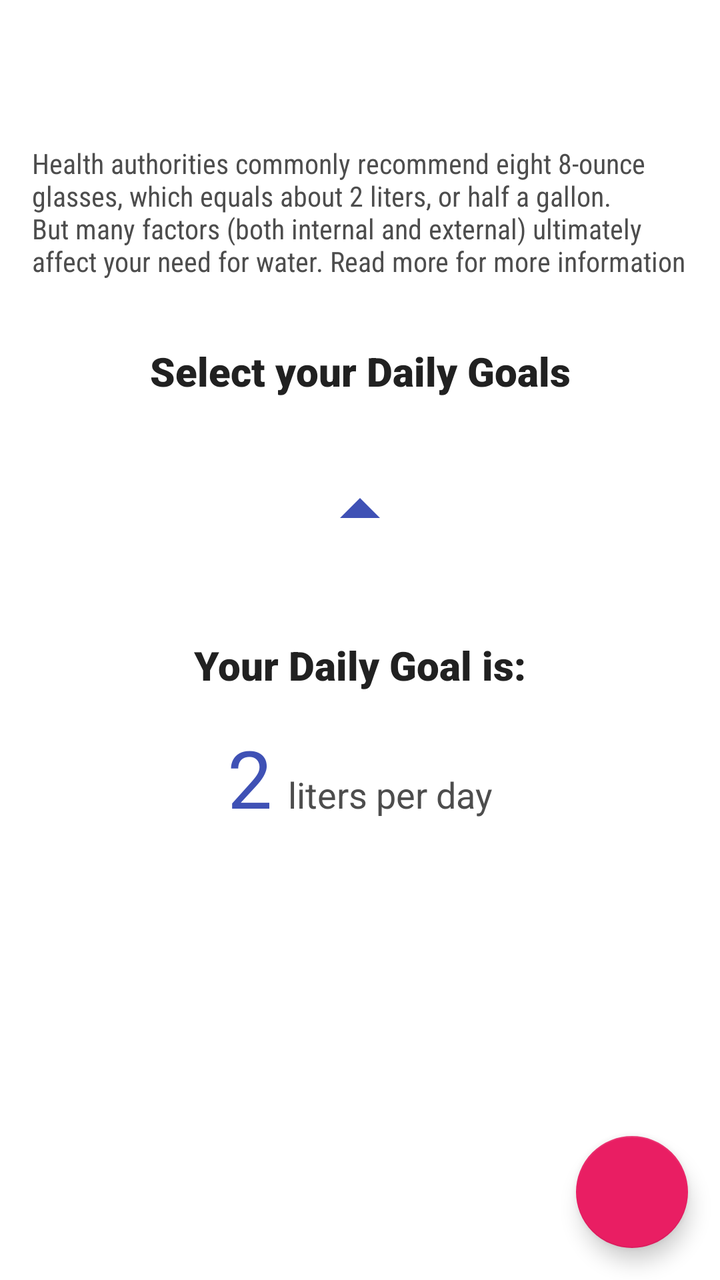
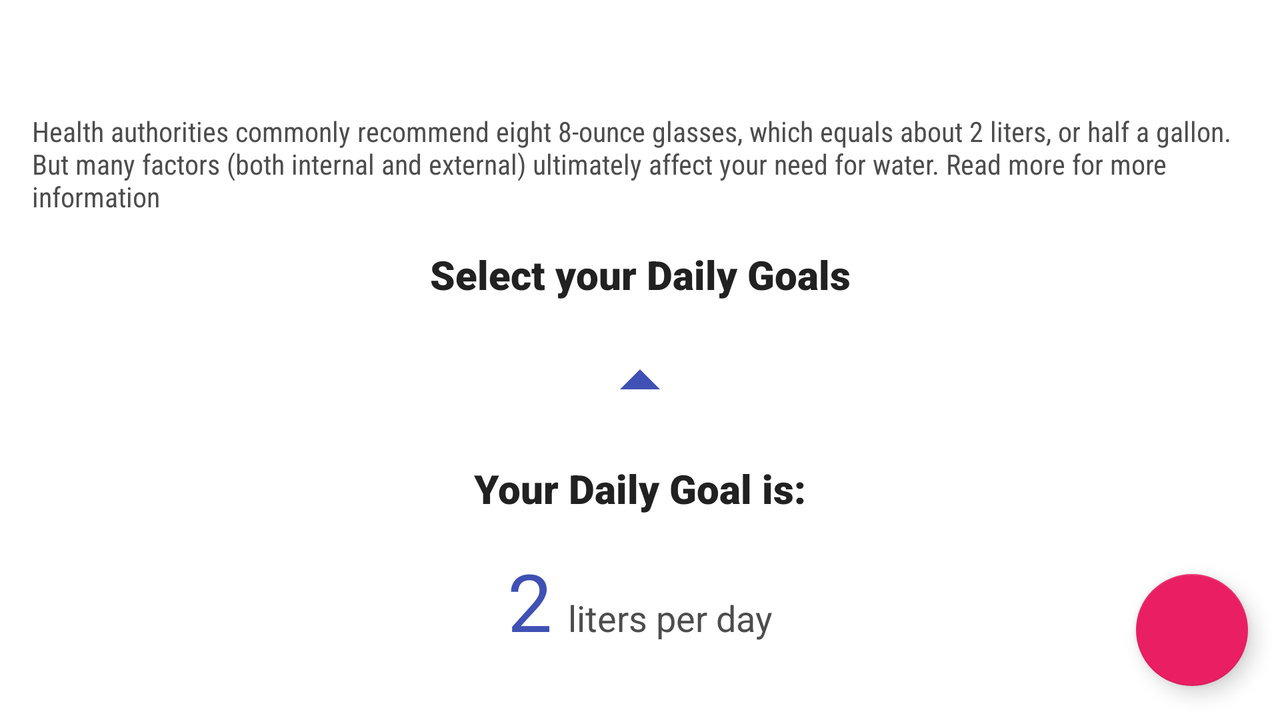

First picture: res/layout/ on a phone held upright. Second picture: the repository's own variant of that layout, on a device whose configuration matches the variant's folder. Source for both follows.
<!-- AndroidManifest.xml: application theme AppTheme -->
<!-- res/layout/activity_goal.xml -->
<?xml version="1.0" encoding="utf-8"?>
<layout xmlns:android="http://schemas.android.com/apk/res/android"
    xmlns:app="http://schemas.android.com/apk/res-auto"
    xmlns:tools="http://schemas.android.com/tools">

    <androidx.constraintlayout.widget.ConstraintLayout
        android:layout_width="match_parent"
        android:layout_height="match_parent"
        android:orientation="vertical">


        <androidx.appcompat.widget.Toolbar
            android:id="@+id/toolbarGoal"
            android:layout_width="match_parent"
            android:layout_height="?attr/actionBarSize"
            android:background="@color/transparent"
            android:text="@string/goal_header"
            app:layout_constraintEnd_toEndOf="parent"
            app:layout_constraintStart_toStartOf="parent"
            app:layout_constraintTop_toTopOf="parent"
            android:theme="@style/ThemeOverlay.AppCompat.ActionBar"
            app:popupTheme="@style/ThemeOverlay.AppCompat.Light"/>

        <TextView
            android:id="@+id/textViewDescription"
            style="@style/DescriptionTextView"
            android:layout_width="0dp"
            android:layout_marginTop="16dp"
            android:text="@string/goal_description"
            app:layout_constraintEnd_toStartOf="@+id/guideline2"
            app:layout_constraintStart_toStartOf="@+id/guideline1"
            app:layout_constraintTop_toBottomOf="@+id/toolbarGoal" />

        <TextView
            android:id="@+id/textViewTitle"
            style="@style/TitleTextView"
            android:layout_width="0dp"
            android:layout_marginTop="32dp"
            android:gravity="center"
            android:text="@string/goal_title"
            app:layout_constraintEnd_toStartOf="@+id/guideline2"
            app:layout_constraintStart_toStartOf="@+id/guideline1"
            app:layout_constraintTop_toBottomOf="@+id/textViewDescription" />

        <androidx.recyclerview.widget.RecyclerView
            android:id="@+id/sliderGoal"
            android:layout_width="match_parent"
            android:layout_height="wrap_content"
            android:layout_marginTop="32dp"
            android:clipToPadding="false"
            app:layout_constraintEnd_toEndOf="parent"
            app:layout_constraintHorizontal_bias="0.0"
            app:layout_constraintStart_toStartOf="parent"
            app:layout_constraintTop_toBottomOf="@+id/textViewTitle" />

        <androidx.appcompat.widget.AppCompatImageView
            android:id="@+id/imageViewSelector"
            android:layout_width="wrap_content"
            android:layout_height="wrap_content"
            android:contentDescription="@null"
            app:layout_constraintEnd_toEndOf="@+id/sliderGoal"
            app:layout_constraintStart_toStartOf="@+id/sliderGoal"
            app:layout_constraintTop_toBottomOf="@+id/sliderGoal"
            app:srcCompat="@drawable/ic_arrow_drop_up_black_48dp"
            app:tint="@color/primary_500" />

        <androidx.constraintlayout.widget.Guideline
            android:id="@+id/guideline1"
            android:layout_width="wrap_content"
            android:layout_height="wrap_content"
            android:orientation="vertical"
            app:layout_constraintGuide_begin="16dp" />

        <androidx.constraintlayout.widget.Guideline
            android:id="@+id/guideline2"
            android:layout_width="wrap_content"
            android:layout_height="wrap_content"
            android:orientation="vertical"
            app:layout_constraintGuide_end="16dp" />

        <TextView
            android:id="@+id/textViewResultLabel"
            style="@style/TitleTextView"
            android:layout_width="0dp"
            android:layout_height="wrap_content"
            android:layout_marginTop="40dp"
            android:gravity="center"
            android:text="@string/goal_result_label"
            app:layout_constraintEnd_toStartOf="@+id/guideline2"
            app:layout_constraintStart_toStartOf="@+id/guideline1"
            app:layout_constraintTop_toBottomOf="@+id/imageViewSelector" />

        <TextView
            android:id="@+id/textViewResult"
            android:layout_width="wrap_content"
            android:layout_height="wrap_content"
            android:layout_marginTop="16dp"
            android:textColor="@color/primary_500"
            android:textSize="40sp"
            app:layout_constraintEnd_toStartOf="@+id/textViewLiterLabel"
            app:layout_constraintHorizontal_bias="0.5"
            app:layout_constraintStart_toStartOf="parent"
            app:layout_constraintTop_toBottomOf="@+id/textViewResultLabel"
            tools:text="2"
            app:layout_constraintHorizontal_chainStyle="packed"/>

        <TextView
            android:id="@+id/textViewLiterLabel"
            android:layout_width="wrap_content"
            android:layout_height="wrap_content"
            android:text="@string/liters_per_day"
            android:textColor="@color/text_description_color"
            android:textSize="18sp"
            app:layout_constraintBaseline_toBaselineOf="@+id/textViewResult"
            app:layout_constraintEnd_toEndOf="parent"
            app:layout_constraintHorizontal_bias="0.5"
            app:layout_constraintStart_toEndOf="@+id/textViewResult"
            app:layout_constraintHorizontal_chainStyle="packed"
            android:paddingStart="8dp"/>

        <com.google.android.material.floatingactionbutton.FloatingActionButton
            android:id="@+id/floatingActionButton"
            android:layout_width="wrap_content"
            android:layout_height="wrap_content"
            android:layout_marginBottom="16dp"
            app:fabSize="normal"
            app:backgroundTint="@color/accent_500"
            app:layout_constraintBottom_toBottomOf="parent"
            app:layout_constraintEnd_toStartOf="@+id/guideline2"
            app:srcCompat="@drawable/ic_navigate_next_black_24dp"
            app:tint="@color/white"/>


    </androidx.constraintlayout.widget.ConstraintLayout>
</layout>
<!-- resources referenced by this layout -->
<resources>
  <color name="accent_500">#E91E63</color>
  <color name="primary_500">#3F51B5</color>
  <color name="text_description_color">#4d4d4d</color>
  <color name="transparent">#00000000</color>
  <color name="white">#FFFFFF</color>
  <!-- drawable ic_arrow_drop_up_black_48dp (drawable) -->
  <vector android:height="48dp" android:viewportHeight="24.0"
      android:viewportWidth="24.0" android:width="48dp" xmlns:android="http://schemas.android.com/apk/res/android">
      <path android:fillColor="#FF000000" android:pathData="M7,14l5,-5 5,5z"/>
  </vector>
  <string name="goal_description">Health authorities commonly recommend eight 8-ounce glasses, which equals about 2 liters, or half a gallon.
          \nBut many factors (both internal and external) ultimately affect your need for water.
          Read more for more information</string>
  <string name="goal_header">Daily Goals</string>
  <string name="goal_result_label">Your Daily Goal is: </string>
  <string name="goal_title">Select your Daily Goals</string>
  <string name="liters_per_day">liters per day</string>
  <style name="DescriptionTextView">
          <item name="android:layout_width">match_parent</item>
          <item name="android:layout_height">wrap_content</item>
          <item name="android:gravity">center_vertical</item>
          <item name="android:textAllCaps">false</item>
          <item name="android:textSize">14sp</item>
          <item name="android:textColor">@color/text_description_color</item>
          <item name="android:textStyle">normal</item>
          <item name="android:fontFamily">sans-serif-condensed</item>
      </style>
  <style name="TitleTextView">
          <item name="android:layout_width">match_parent</item>
          <item name="android:layout_height">wrap_content</item>
          <item name="android:gravity">center_vertical</item>
          <item name="android:textAllCaps">false</item>
          <item name="android:textSize">20sp</item>
          <item name="android:textColor">@color/text_header_color</item>
          <item name="android:fontFamily">sans-serif-black</item>
      </style>
  <style name="AppTheme" parent="Theme.MaterialComponents.Light.NoActionBar">
          
          <item name="colorPrimary">@color/primary_500</item>
          <item name="colorPrimaryDark">@color/primary_700</item>
          <item name="colorAccent">@color/accent_500</item>
          <item name="windowActionBar">false</item>
          <item name="windowActionBarOverlay">true</item>
          <item name="windowNoTitle">true</item>
          <item name="android:windowBackground">@color/white</item>
      </style>
  <color name="text_header_color">#212121</color>
  <color name="primary_700">#303F9F</color>
</resources>
<!-- res/layout-land/activity_goal.xml (the repository's variant of the layout above) -->
<!-- drawn on the phone turned sideways -->
<?xml version="1.0" encoding="utf-8"?>
<layout xmlns:android="http://schemas.android.com/apk/res/android"
    xmlns:app="http://schemas.android.com/apk/res-auto"
    xmlns:tools="http://schemas.android.com/tools">

   <ScrollView
       android:layout_width="match_parent"
       android:layout_height="match_parent"
       >

       <androidx.constraintlayout.widget.ConstraintLayout
           android:layout_width="match_parent"
           android:layout_height="match_parent"
           android:orientation="vertical">


           <androidx.appcompat.widget.Toolbar
               android:id="@+id/toolbarGoal"
               android:layout_width="match_parent"
               android:layout_height="?attr/actionBarSize"
               android:background="@color/transparent"
               android:text="@string/goal_header"
               app:layout_constraintEnd_toEndOf="parent"
               app:layout_constraintStart_toStartOf="parent"
               app:layout_constraintTop_toTopOf="parent"
               android:theme="@style/ThemeOverlay.AppCompat.ActionBar"
               app:popupTheme="@style/ThemeOverlay.AppCompat.Light"/>

           <TextView
               android:id="@+id/textViewDescription"
               style="@style/DescriptionTextView"
               android:layout_width="0dp"
               android:layout_marginTop="0dp"
               android:text="@string/goal_description"
               app:layout_constraintEnd_toStartOf="@+id/guideline2"
               app:layout_constraintStart_toStartOf="@+id/guideline1"
               app:layout_constraintTop_toBottomOf="@+id/toolbarGoal"
               android:visibility="visible"/>

           <TextView
               android:id="@+id/textViewTitle"
               style="@style/TitleTextView"
               android:layout_width="0dp"
               android:layout_marginTop="16dp"
               android:gravity="center"
               android:text="@string/goal_title"
               app:layout_constraintEnd_toStartOf="@+id/guideline2"
               app:layout_constraintStart_toStartOf="@+id/guideline1"
               app:layout_constraintTop_toBottomOf="@+id/textViewDescription" />

           <androidx.recyclerview.widget.RecyclerView
               android:id="@+id/sliderGoal"
               android:layout_width="match_parent"
               android:layout_height="wrap_content"
               android:layout_marginTop="16dp"
               android:clipToPadding="false"
               app:layout_constraintEnd_toEndOf="parent"
               app:layout_constraintHorizontal_bias="0.0"
               app:layout_constraintStart_toStartOf="parent"
               app:layout_constraintTop_toBottomOf="@+id/textViewTitle" />

           <androidx.appcompat.widget.AppCompatImageView
               android:id="@+id/imageViewSelector"
               android:layout_width="wrap_content"
               android:layout_height="wrap_content"
               android:contentDescription="@null"
               app:layout_constraintEnd_toEndOf="@+id/sliderGoal"
               app:layout_constraintStart_toStartOf="@+id/sliderGoal"
               app:layout_constraintTop_toBottomOf="@+id/sliderGoal"
               app:srcCompat="@drawable/ic_arrow_drop_up_black_48dp"
               app:tint="@color/primary_500" />

           <androidx.constraintlayout.widget.Guideline
               android:id="@+id/guideline1"
               android:layout_width="wrap_content"
               android:layout_height="wrap_content"
               android:orientation="vertical"
               app:layout_constraintGuide_begin="16dp" />

           <androidx.constraintlayout.widget.Guideline
               android:id="@+id/guideline2"
               android:layout_width="wrap_content"
               android:layout_height="wrap_content"
               android:orientation="vertical"
               app:layout_constraintGuide_end="16dp" />

           <TextView
               android:id="@+id/textViewResultLabel"
               style="@style/TitleTextView"
               android:layout_width="0dp"
               android:layout_height="wrap_content"
               android:layout_marginTop="16dp"
               android:gravity="center"
               android:text="@string/goal_result_label"
               app:layout_constraintEnd_toStartOf="@+id/guideline2"
               app:layout_constraintStart_toStartOf="@+id/guideline1"
               app:layout_constraintTop_toBottomOf="@+id/imageViewSelector" />

           <TextView
               android:id="@+id/textViewResult"
               android:layout_width="wrap_content"
               android:layout_height="wrap_content"
               android:layout_marginTop="16dp"
               android:layout_marginBottom="32dp"
               android:textColor="@color/primary_500"
               android:textSize="40sp"
               app:layout_constraintBottom_toBottomOf="parent"
               app:layout_constraintEnd_toStartOf="@+id/textViewLiterLabel"
               app:layout_constraintHorizontal_bias="0.5"
               app:layout_constraintHorizontal_chainStyle="packed"
               app:layout_constraintStart_toStartOf="parent"
               app:layout_constraintTop_toBottomOf="@+id/textViewResultLabel"
               tools:text="2" />

           <TextView
               android:id="@+id/textViewLiterLabel"
               android:layout_width="wrap_content"
               android:layout_height="wrap_content"
               android:text="@string/liters_per_day"
               android:textColor="@color/text_description_color"
               android:textSize="18sp"
               app:layout_constraintBaseline_toBaselineOf="@+id/textViewResult"
               app:layout_constraintEnd_toEndOf="parent"
               app:layout_constraintHorizontal_bias="0.5"
               app:layout_constraintStart_toEndOf="@+id/textViewResult"
               app:layout_constraintHorizontal_chainStyle="packed"
               android:paddingStart="8dp"/>

           <com.google.android.material.floatingactionbutton.FloatingActionButton
               android:id="@+id/floatingActionButton"
               android:layout_width="wrap_content"
               android:layout_height="wrap_content"
               android:layout_marginBottom="16dp"
               app:fabSize="normal"
               app:backgroundTint="@color/accent_500"
               app:layout_constraintBottom_toBottomOf="parent"
               app:layout_constraintEnd_toStartOf="@+id/guideline2"
               app:srcCompat="@drawable/ic_navigate_next_black_24dp"
               app:tint="@color/white"/>


       </androidx.constraintlayout.widget.ConstraintLayout>
   </ScrollView>
</layout>
